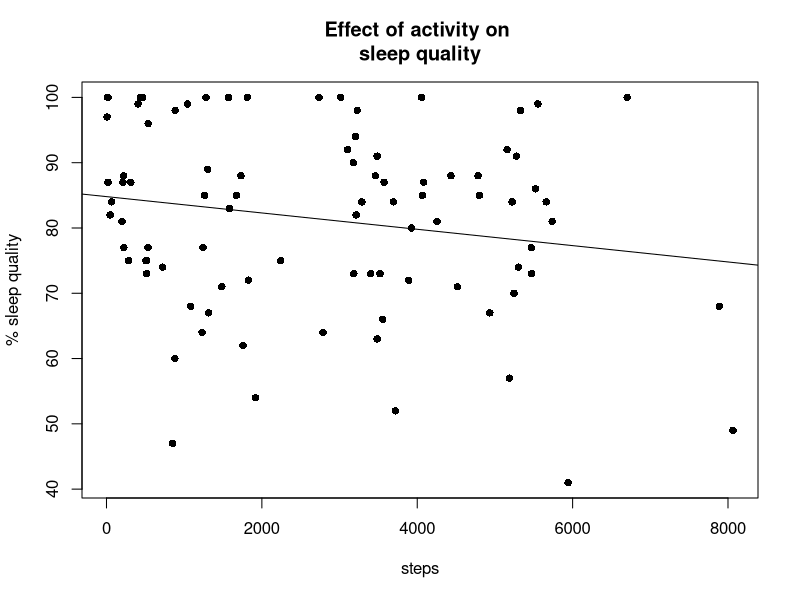

Write R code to recreate this figure.
sleep <- read.csv("sleepdata.csv", sep=";")

# make sleep quality column not a factor anymore
sleep[,3] <- as.character(sleep[,3])

# remove % symbol from data
sleep[,3] <- sub("%", "", sleep[,3])

# remove outlier steps data point
sleep <- sleep[-81,]

# fit linear model
steps <- sleep[,8]
quality <- as.numeric(sleep[,3])

fit <- lm(quality ~ steps)
B0 <- coef(fit)[1]  # intercept
B1 <- coef(fit)[2]  # slope

summary(fit)

# plot % sleep quality vs number of steps
plot(steps, quality, xlab="steps", ylab="% sleep quality",
     main="Effect of activity on \n sleep quality ", pch=16)
# add regression line
abline(a=B0, b=B1)

# test for correlation
cor.test(quality, steps)